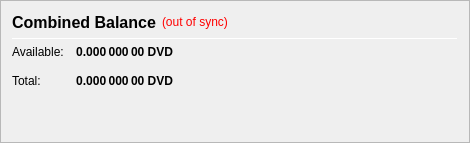
                   <widget class="QFrame" name="frame_CombinedBalances">
                    <property name="minimumSize">
                     <size>
                      <width>470</width>
                      <height>0</height>
                     </size>
                    </property>
                    <property name="frameShape">
                     <enum>QFrame::StyledPanel</enum>
                    </property>
                    <property name="frameShadow">
                     <enum>QFrame::Raised</enum>
                    </property>
                    <layout class="QVBoxLayout" name="verticalLayout_5">
                     <item>
                      <layout class="QHBoxLayout" name="horizontalLayout_5" stretch="0">
                       <item>
                        <widget class="QLabel" name="label_5z">
                         <property name="minimumSize">
                          <size>
                           <width>0</width>
                           <height>20</height>
                          </size>
                         </property>
                         <property name="font">
                          <font>
                           <pointsize>12</pointsize>
                           <weight>75</weight>
                           <bold>true</bold>
                          </font>
                         </property>
                         <property name="toolTip">
                          <string>Combined Balance (including unconfirmed and immature coins)</string>
                         </property>
                         <property name="text">
                          <string>Combined Balance</string>
                         </property>
                        </widget>
                       </item>
                       <item>
                        <widget class="QLabel" name="labelWalletStatus">
                         <property name="cursor">
                          <cursorShape>WhatsThisCursor</cursorShape>
                         </property>
                         <property name="toolTip">
                          <string>The displayed information may be out of date. Your wallet automatically synchronizes with the Dividend network after a connection is established, but this process has not completed yet.</string>
                         </property>
                         <property name="styleSheet">
                          <string notr="true">QLabel { color: red; }</string>
                         </property>
                         <property name="text">
                          <string notr="true">(out of sync)</string>
                         </property>
                         <property name="alignment">
                          <set>Qt::AlignLeading|Qt::AlignLeft|Qt::AlignVCenter</set>
                         </property>
                        </widget>
                       </item>
                       <item>
                        <spacer name="horizontalSpacer_1">
                         <property name="orientation">
                          <enum>Qt::Horizontal</enum>
                         </property>
                         <property name="sizeHint" stdset="0">
                          <size>
                           <width>40</width>
                           <height>20</height>
                          </size>
                         </property>
                        </spacer>
                       </item>
                      </layout>
                     </item>
                     <item>
                      <widget class="Line" name="line_CombinedBalance">
                       <property name="minimumSize">
                        <size>
                         <width>0</width>
                         <height>1</height>
                        </size>
                       </property>
                       <property name="maximumSize">
                        <size>
                         <width>16777215</width>
                         <height>1</height>
                        </size>
                       </property>
                       <property name="orientation">
                        <enum>Qt::Horizontal</enum>
                       </property>
                      </widget>
                     </item>
                     <item>
                      <layout class="QGridLayout" name="gridLayout_3">
                       <property name="spacing">
                        <number>12</number>
                       </property>
                       <item row="1" column="0">
                        <widget class="QLabel" name="labelBalanceTextz">
                         <property name="text">
                          <string>Available:</string>
                         </property>
                        </widget>
                       </item>
                       <item row="1" column="1">
                        <widget class="QLabel" name="labelBalancez">
                         <property name="font">
                          <font>
                           <weight>75</weight>
                           <bold>true</bold>
                          </font>
                         </property>
                         <property name="cursor">
                          <cursorShape>IBeamCursor</cursorShape>
                         </property>
                         <property name="toolTip">
                          <string>Your current spendable balance</string>
                         </property>
                         <property name="text">
                          <string notr="true">0.000 000 00 DVD</string>
                         </property>
                         <property name="alignment">
                          <set>Qt::AlignRight|Qt::AlignTrailing|Qt::AlignVCenter</set>
                         </property>
                         <property name="textInteractionFlags">
                          <set>Qt::LinksAccessibleByMouse|Qt::TextSelectableByKeyboard|Qt::TextSelectableByMouse</set>
                         </property>
                        </widget>
                       </item>
                       <item row="2" column="0">
                        <widget class="QLabel" name="labelTotalTextz">
                         <property name="text">
                          <string>Total:</string>
                         </property>
                        </widget>
                       </item>
                       <item row="2" column="1">
                        <widget class="QLabel" name="labelTotalz">
                         <property name="font">
                          <font>
                           <weight>75</weight>
                           <bold>true</bold>
                          </font>
                         </property>
                         <property name="cursor">
                          <cursorShape>IBeamCursor</cursorShape>
                         </property>
                         <property name="toolTip">
                          <string>Total Balance, including all unavailable coins.</string>
                         </property>
                         <property name="text">
                          <string notr="true">0.000 000 00 DVD</string>
                         </property>
                         <property name="alignment">
                          <set>Qt::AlignRight|Qt::AlignTrailing|Qt::AlignVCenter</set>
                         </property>
                         <property name="textInteractionFlags">
                          <set>Qt::LinksAccessibleByMouse|Qt::TextSelectableByKeyboard|Qt::TextSelectableByMouse</set>
                         </property>
                        </widget>
                       </item>
                       <item row="2" column="3">
                        <spacer name="horizontalSpacer_2">
                         <property name="orientation">
                          <enum>Qt::Horizontal</enum>
                         </property>
                         <property name="sizeHint" stdset="0">
                          <size>
                           <width>40</width>
                           <height>20</height>
                          </size>
                         </property>
                        </spacer>
                       </item>
                      </layout>
                     </item>
                     <item>
                      <spacer name="verticalSpacer_1">
                       <property name="orientation">
                        <enum>Qt::Vertical</enum>
                       </property>
                       <property name="sizeHint" stdset="0">
                        <size>
                         <width>20</width>
                         <height>40</height>
                        </size>
                       </property>
                      </spacer>
                     </item>
                    </layout>
                   </widget>
